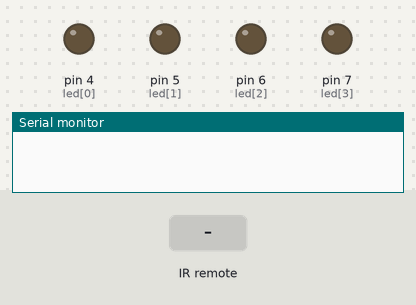
A sketch run on a simulated Arduino Uno, built with avr-gcc and run on an emulated ATmega328P. On the bench: output pins drawn as LEDs (lit = HIGH), the last lines printed to the serial monitor. The test bench sets the inputs (shaded band).

Above: at 1.2 s.
1.3 s: infrared code 0x80EFA8 received
At 2.3 s:
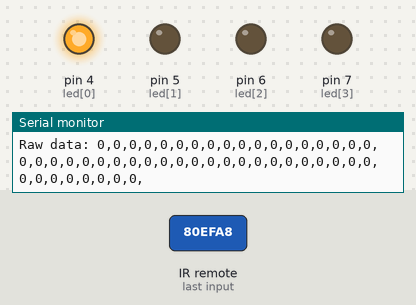
2.9 s: infrared code 0x80EFA4 received
At 3.5 s:
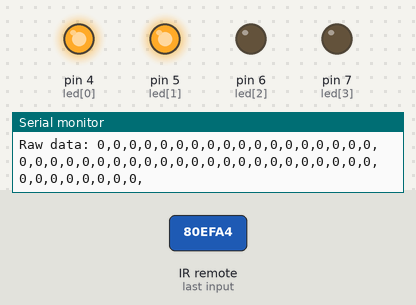
4.5 s: infrared code 0x80EFA2 received
At 5.8 s:
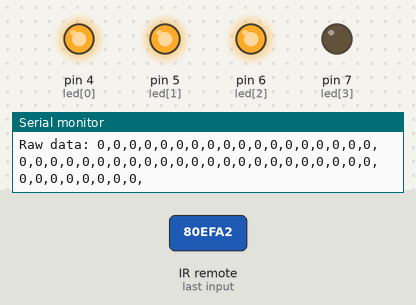
6.1 s: infrared code 0x80EFA1 received
At 7.1 s:
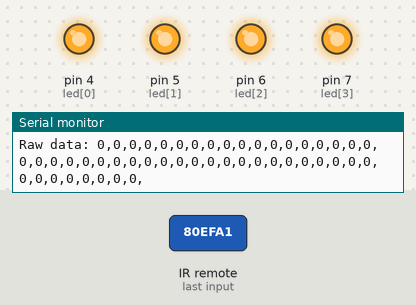
7.7 s: infrared code 0x80EFAC received
At 8.2 s:
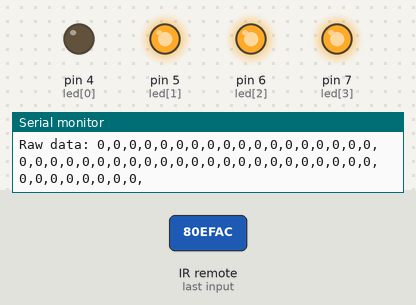
10.7 s: infrared code 0x80EFA6 received
At 11.8 s:
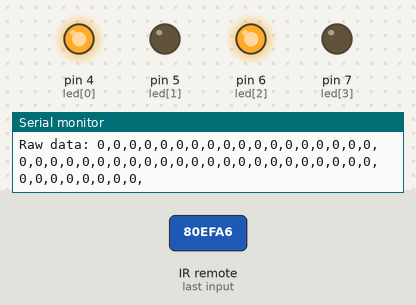
Timing chart, 0 to 13.3 s (numbered marks = the images above; inputs shaded):
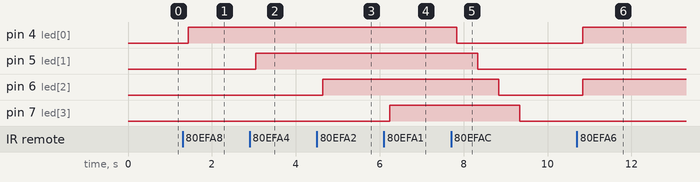

Measured:
- after the input at 1.3 s, pin 4 (led[0]): LOW → HIGH after 0.14 s
- after the input at 2.9 s, pin 5 (led[1]): LOW → HIGH after 0.14 s
- after the input at 4.5 s, pin 6 (led[2]): LOW → HIGH after 0.14 s
- after the input at 6.1 s, pin 7 (led[3]): LOW → HIGH after 0.14 s
- after the input at 7.7 s, pin 4 (led[0]): HIGH → LOW after 0.14 s; pin 5 (led[1]): HIGH → LOW after 0.64 s; pin 6 (led[2]): HIGH → LOW after 1.1 s; pin 7 (led[3]): HIGH → LOW after 1.6 s
- after the input at 10.7 s, pin 4 (led[0]), pin 6 (led[2]): LOW → HIGH after 0.14 s

The sketch:

remote.ino
```cpp
#include <RCSwitch.h>

byte led[] = {4, 5, 6, 7};
RCSwitch mySwitch = RCSwitch();
int tt0 = 0;
int tt1 = 0;
int tt2 = 0;
int tt3 = 0;
int tt4 = 0;
int tt5 = 0;
int tt6 = 0;
int tt7 = 0;

void setup()
{
	Serial.begin(9600);
	mySwitch.enableReceive(0);

	for (int i = 0; i < 4; i++)
	{
		pinMode(led[i], OUTPUT);
		digitalWrite(led[i], LOW);
	}
}
void loop()
{
	if (mySwitch.available())
	{
		output(mySwitch.getReceivedValue(), mySwitch.getReceivedBitlength(), mySwitch.getReceivedDelay(), mySwitch.getReceivedRawdata());
		unsigned long signalRF = mySwitch.getReceivedValue();
		switch (signalRF)
		{
			case 8449960:
				tt0 = ~tt0;
				if (tt0)  digitalWrite(led[0], HIGH);
				else    digitalWrite(led[0], LOW);
			break;

			case 8449956:
				tt1 = ~tt1;
				if (tt1)  digitalWrite(led[1], HIGH);
				else    digitalWrite(led[1], LOW);
			break;

			case 8449954:
				tt2 = ~tt2;
				if (tt2)  digitalWrite(led[2], HIGH);
				else    digitalWrite(led[2], LOW);
			break;

			case 8449953:
				tt3 = ~tt3;
				if (tt3)  digitalWrite(led[3], HIGH);
				else    digitalWrite(led[3], LOW);
			break;

			case 8449964:
				tt4 = ~tt4;
				if (tt4)
					for (int i = 0; i < 4; i++)
					{
						digitalWrite(led[i], LOW);
						delay(500);
					}

				else
					for (int i = 0; i < 4; i++)
					{
						digitalWrite(led[i], HIGH);
						delay(500);
					}
			break;

			case 8449958:
				tt5 = ~tt5;
				if (tt5)
				{
					  digitalWrite(led[0], HIGH);
					  digitalWrite(led[2], HIGH);
				}
				else
				{
					digitalWrite(led[0], LOW);
					digitalWrite(led[2], LOW);
				}
			break;

			case 8449955:
				tt6 = ~tt6;
				if (tt6)
				{
					digitalWrite(led[1], HIGH);
					digitalWrite(led[3], HIGH);
				}
				else
				{
					digitalWrite(led[1], LOW);
					digitalWrite(led[3], LOW);
				}
			break;

			case 8449961:
				tt7 = ~tt7;
				if (tt7)
					for (int i = 0; i < 4; i++)
						digitalWrite(led[i], LOW);
				else
					for (int i = 0; i < 4; i++)
						digitalWrite(led[i], HIGH);
				break;
		}
		mySwitch.resetAvailable();
	}
}
```

output.ino
```cpp
//static const char* bin2tristate(const char* bin);
//static char * dec2binWzerofill(unsigned long Dec, unsigned int bitLength);

static const char* bin2tristate(const char* bin) {
  static char returnValue[50];
  int pos = 0;
  int pos2 = 0;
  while (bin[pos]!='\0' && bin[pos+1]!='\0') {
    if (bin[pos]=='0' && bin[pos+1]=='0') {
      returnValue[pos2] = '0';
    } else if (bin[pos]=='1' && bin[pos+1]=='1') {
      returnValue[pos2] = '1';
    } else if (bin[pos]=='0' && bin[pos+1]=='1') {
      returnValue[pos2] = 'F';
    } else {
      return "not applicable";
    }
    pos = pos+2;
    pos2++;
  }
  returnValue[pos2] = '\0';
  return returnValue;
}

static char * dec2binWzerofill(unsigned long Dec, unsigned int bitLength) {
  static char bin[64];
  unsigned int i=0;

  while (Dec > 0) {
    bin[32+i++] = ((Dec & 1) > 0) ? '1' : '0';
    Dec = Dec >> 1;
  }

  for (unsigned int j = 0; j< bitLength; j++) {
    if (j >= bitLength - i) {
      bin[j] = bin[ 31 + i - (j - (bitLength - i)) ];
    } else {
      bin[j] = '0';
    }
  }
  bin[bitLength] = '\0';

  return bin;
}

void output(unsigned long decimal, unsigned int length, unsigned int delay, unsigned int* raw) {

  const char* b = dec2binWzerofill(decimal, length);
  Serial.print("Decimal: ");
  Serial.print(decimal);
  Serial.print(" (");
  Serial.print( length );
  Serial.print("Bit) Binary: ");
  Serial.print( b );

  Serial.print(" PulseLength: ");
  Serial.print(delay);
  Serial.print(" microseconds");

  Serial.println();
  Serial.print("Raw data: ");

  for (unsigned int i=0; i<= length*2; i++) {

    Serial.print(raw[i]);
    Serial.print(",");
  }
  Serial.println();
  Serial.println();
}
```
